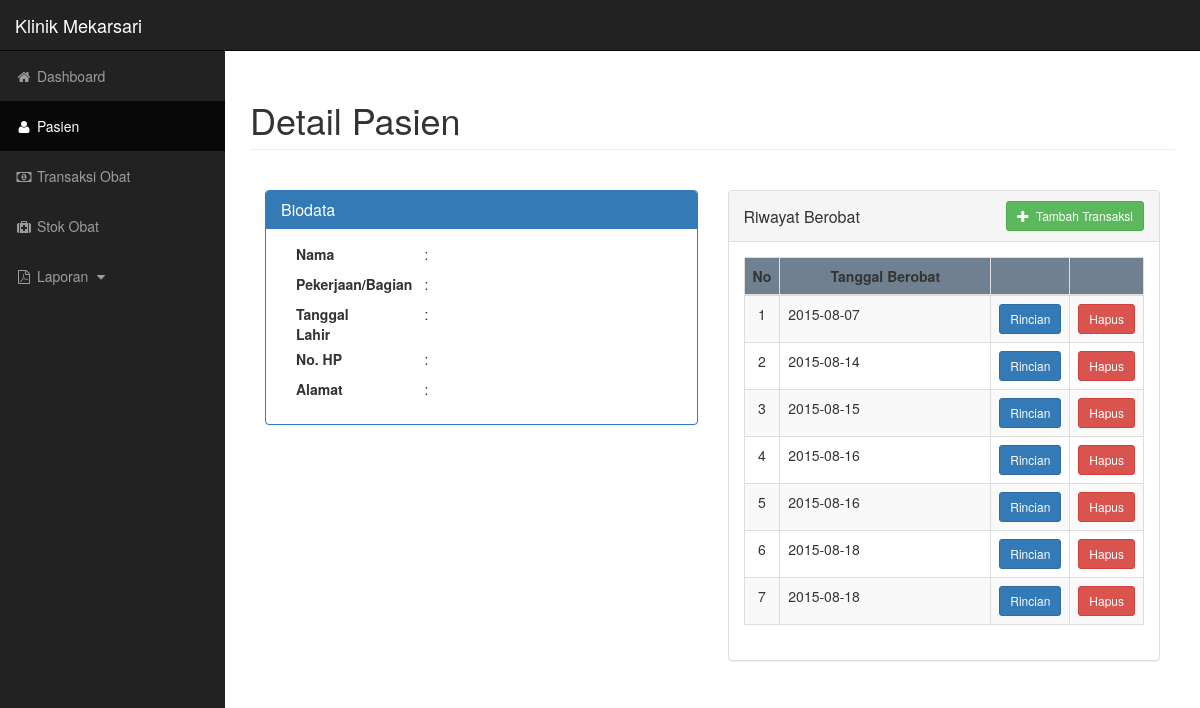
The app's page /detailp.php with its own data.
### tables this page shows
CREATE TABLE IF NOT EXISTS `tpa_pasien` (
  `tpa_id` int(11) NOT NULL,
  `tpa_tanggal_berobat` date NOT NULL,
  `tpa_me_id` int(11) NOT NULL,
  `tpa_mp_id` int(11) NOT NULL
);

### detailp.php (the view, shortened to what this page needs)
<!DOCTYPE html>
<html lang="en">
<?php
	$mp_id = $_GET['id'];
	$qr = mysql_query("select * from tpa_pasien where tpa_mp_id = '$mp_id' order by tpa_tanggal_berobat");
?>
<head>
    <link href="css/bootstrap.min.css" rel="stylesheet">
    <link rel="stylesheet" href="css/plugins/select2.min.css">
    <link href="css/sb-admin.css" rel="stylesheet">
    <link href="css/plugins/morris.css" rel="stylesheet">
    <link href="font-awesome/css/font-awesome.min.css" rel="stylesheet" type="text/css">
	<link href="css/modal dialog.css" rel="stylesheet">
</head>
<body>
    <div id="wrapper">
        <nav class="navbar navbar-inverse navbar-fixed-top" role="navigation">
            <div class="navbar-header">
                <a class="navbar-brand" href="index.php">Klinik Mekarsari</a>
            </div>
            <div class="collapse navbar-collapse navbar-ex1-collapse">
                <ul class="nav navbar-nav side-nav">
                    <li>
                        <a href="index.php"><i class="fa fa-fw fa-home"></i> Dashboard</a>
                    </li>
                    <li class="active">
                        <a href="pasien.php"><i class="fa fa-fw fa-user"></i> Pasien</a>
                    </li>
                    <li>
                        <a href="transaksi.php"><i class="fa fa-fw fa-money"></i> Transaksi Obat</a>
                    </li>
                    <li>
                        <a href="stok.php"><i class="fa fa-fw fa-medkit"></i> Stok Obat</a>
                    </li>
                    <li>
                        <a href="javascript:;" data-toggle="collapse" data-target="#demo"><i class="fa fa-fw fa-file-pdf-o"></i> Laporan <i class="fa fa-fw fa-caret-down"></i></a>
                    </li>
                </ul>
			</div>
        </nav>
        <div id="page-wrapper">
            <div class="container-fluid">
                <div class="row">
                    <div class="col-lg-12">
						<h1 class="page-header">
                            Detail Pasien
                        </h1>
						<div class="col-lg-6">
							<div class="panel panel-primary">
								<div class="panel-heading">
									<h3 class="panel-title">Biodata</h3>
								</div>
								<div class="panel-body">
									<div class="row">
										<div class="col-sm-4">
											<label class="col-sm-12">Nama</label>
										</div>
										<div class="col-sm-1">
											<p>:</p>
										</div>
										<div class="col-sm-6">
										</div>
									</div>
									<div class="row">
										<div class="col-sm-4">
											<label class="col-sm-12">Pekerjaan/Bagian</label>
										</div>
										<div class="col-sm-1">
											<p>:</p>
										</div>
										<div class="col-sm-6">
										</div>
									</div>
									<div class="row">
										<div class="col-sm-4">
											<label class="col-sm-12 control-label">Tanggal Lahir</label>
										</div>
										<div class="col-sm-1">
											<p>:</p>
										</div>
										<div class="col-sm-6">
										</div>
									</div>
									<div class="row">
										<div class="col-sm-4">
											<label class="col-sm-12 control-label">No. HP</label>
										</div>
										<div class="col-sm-1">
											<p>:</p>
										</div>
										<div class="col-sm-6">
										</div>
									</div>
									<div class="row">
										<div class="col-sm-4">
											<label class="col-sm-12 control-label">Alamat</label>
										</div>
										<div class="col-sm-1">
											<p>:</p>
										</div>
										<div class="col-sm-6">
										</div>
									</div>
								</div>
							</div>
						</div>
						<div class="col-lg-6">
							<div class="panel panel-default">
								<div class="panel-heading">
									<div class="row">
										<div class="col-lg-6">
											<h1 class="panel-title" style="margin-top: 7px">Riwayat Berobat</h1>
										</div>
										<div class="col-lg-6">
											<button type="button" class="btn btn-success btn-sm pull-right" data-toggle="modal" data-target="#tambahT">
												<span class="glyphicon glyphicon-plus" aria-hidden="true"></span>&nbsp Tambah Transaksi
											</button>
										</div>
									</div>
								</div>
								<div class="panel-body">
									<div class="table-responsive">
										<table class="table table-bordered table-hover table-striped">
											<thead>
												<tr style="    background-color: slategray;">
													<th class="col-sm-1" style="text-align: center">No</th>
													<th style="text-align: center">Tanggal Berobat</th>
													<th class="col-sm-1"></th>
													<th class="col-sm-1"></th>
												</tr>
											</thead>
											<tbody>
												<?php
													$i = 0;
													while($rw = mysql_fetch_array($qr))
													{
														$tpa_id = $rw['tpa_id'];
														$i++;
													?>
												<tr>
													<td style="text-align: center"><?php echo $i?></td>
													<td>
														<?php echo $rw['tpa_tanggal_berobat']?>
													</td>
													<td>
														<center>
															<button type="button" class="btn btn-primary btn-sm" data-toggle="modal" data-target="#rincian<?php echo $tpa_id?>">
															  Rincian
															</button>
														</center>
													</td>
													<td>
														<center>
															<button type="button" class="btn btn-danger btn-sm" data-toggle="modal" data-target="#hapus_riwayat<?php echo $tpa_id?> ">
															  Hapus
															</button>
														</center>
													</td>
												</tr>
												<?php } ?>
											</tbody>
										</table>
									</div>
								</div>
							</div>
						</div>
                    </div>
                </div>
            </div>
        </div>
    </div>
</body>
</html>

### css/sb-admin.css (style rules this page uses)
body { margin-top: 100px; background-color: #222; }
@media (min-width:768px) { body { margin-top: 50px; } }
#wrapper { padding-left: 0; }
#page-wrapper { width: 100%; padding: 0; background-color: #fff; }
@media (min-width:768px) { #wrapper { padding-left: 225px; } }
@media (min-width:768px) { #page-wrapper { padding: 10px; } }
@media (min-width:768px) { .side-nav { position: fixed; top: 51px; left: 225px; width: 225px; margin-left: -225px; border: none; border-radius: 0; overflow-y: auto; background-color: #222; bottom: 0; overflow-x: hidden; padding-bottom: 40px; } }
@media (min-width:768px) { .side-nav>li>a { width: 225px; } }

### records on screen
tpa_pasien: tpa_tanggal_berobat "2015-08-07"
tpa_pasien: tpa_tanggal_berobat "2015-08-14"
tpa_pasien: tpa_tanggal_berobat "2015-08-15"
tpa_pasien: tpa_tanggal_berobat "2015-08-16"
tpa_pasien: tpa_tanggal_berobat "2015-08-16"
tpa_pasien: tpa_tanggal_berobat "2015-08-18"
tpa_pasien: tpa_tanggal_berobat "2015-08-18"
